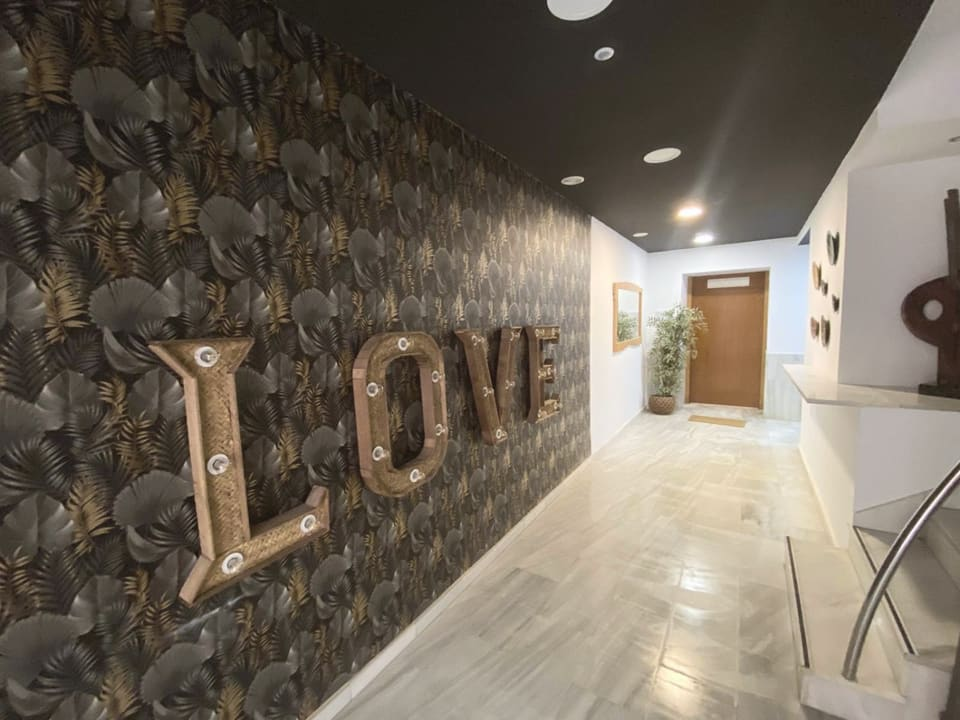
#> input picture assets/fotos/650532099-960.jpg, 960 x 720 px, given in place of 650532099-960.jpg.jpg, which was not available
$ python gradar.py ../assets/fotos/650532099-960.jpg
#> lines starting #> are read from the running program, lines starting #| are printed output that depends on the picture; after the words box and inside, x2 and y2 are one past the last pixel; in counts of white or black regions, pixels touching at a corner belong together; pictures that were not available may be replaced by others from this repository, and a replacement may not be noted
"""Gradación común de las 43 fotos de Booking de El Sótano (memoria «food photo consistency»).

Hay dos tandas que no casan entre sí:
  · febrero-marzo (Nº 1, Nº 4 y Nº 3): fotos de móvil de 2048 px, blancos fríos
    y azulados, gran angular;
  · abril (Nº 2, el patio, la fachada y el pasillo): 3000 px, más contrastadas
    y algo amarillas bajo los focos.
La receta iguala el TONO sin tocar lo que hay en la foto: ni cambios de fondo,
ni recortes que escondan nada, ni desenfoques (son estancias, y desenfocarlas
mentiría sobre cómo son).

  1. Balance por «parche blanco»: los píxeles claros y poco saturados (paredes,
     techos, sábanas) se llevan hacia la cal cálida #F7F4EF. La fuerza depende
     de cuántos neutros haya.
  2. Brillo medio igualado hacia un objetivo común, sin quemar luces.
  3. Tono común: curva en S suave, sombras hacia la tinta #2B211C y luces hacia
     la cal; el negro se levanta un poco (nunca negro puro).
  4. Saturación contenida, y algo más en los naranjas y rojos (el barro, la
     madera, la puerta de la vidriera) y en el azul del sofá, que en las fotos
     de abril salen chillones.

Entrada: apartamentos-el-sotano-badajoz-bocetos/ref/booking/<id>.jpg (originales, no se tocan)
Salida:  scripts/fuentes/graduadas/<id>.jpg (máster a tamaño original, q 94)
Después: node scripts/fotos.mjs saca las versiones AVIF/WebP/JPG.

  python scripts/gradar.py            (todas)
  python scripts/gradar.py 670608186  (una, para probar)
"""
import os, sys, glob
import numpy as np
from PIL import Image

AQUI = os.path.dirname(os.path.abspath(__file__))
ORIGEN = os.path.normpath(os.path.join(AQUI, '..', '..', 'apartamentos-el-sotano-badajoz-bocetos', 'ref', 'booking'))
DESTINO = os.path.join(AQUI, 'fuentes', 'graduadas')
os.makedirs(DESTINO, exist_ok=True)

CAL = np.array([247, 244, 239]) / 255.0
TINTA = np.array([43, 33, 28]) / 255.0


def a_lineal(c): return np.where(c <= 0.04045, c / 12.92, ((c + 0.055) / 1.055) ** 2.4)
def a_srgb(c): return np.where(c <= 0.0031308, c * 12.92, 1.055 * np.power(np.clip(c, 0, None), 1 / 2.4) - 0.055)


def tono(x):
    """matiz en grados (0-360) de una imagen RGB 0-1"""
    r, g, b = x[..., 0], x[..., 1], x[..., 2]
    mx, mn = x.max(-1), x.min(-1)
    d = np.maximum(mx - mn, 1e-6)
    h = np.where(mx == r, ((g - b) / d) % 6, np.where(mx == g, (b - r) / d + 2, (r - g) / d + 4))
    return h * 60


def gradar(ruta):
    im = Image.open(ruta).convert('RGB')
#> im is the input picture: PIL image 960x720 RGB; mean R, G, B 114.2, 104.4, 91.7
    x = np.asarray(im).astype(np.float64) / 255.0
    lin = a_lineal(x)
    lum = 0.2126 * lin[..., 0] + 0.7152 * lin[..., 1] + 0.0722 * lin[..., 2]
    mx, mn = x.max(-1), x.min(-1)
    sat = (mx - mn) / np.maximum(mx, 1e-6)
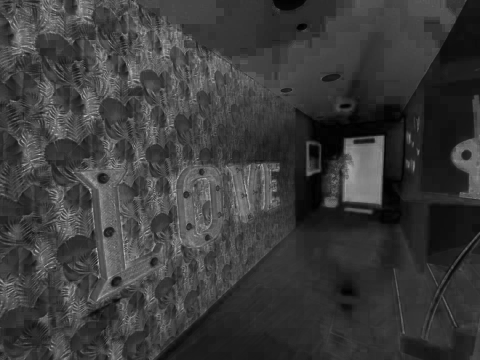
#> sat: shape (720, 960) float64 (shown at 1/2 size); min 0, max 1, mean 0.235

    # 1 · parche blanco: claros (percentil 78-99,5 de luminancia) y poco saturados
    p78, p995 = np.percentile(lum, 78), np.percentile(lum, 99.5)
#> p78 = 0.39; p995 = 0.868
    neutros = (lum > p78) & (lum < p995) & (sat < 0.2)
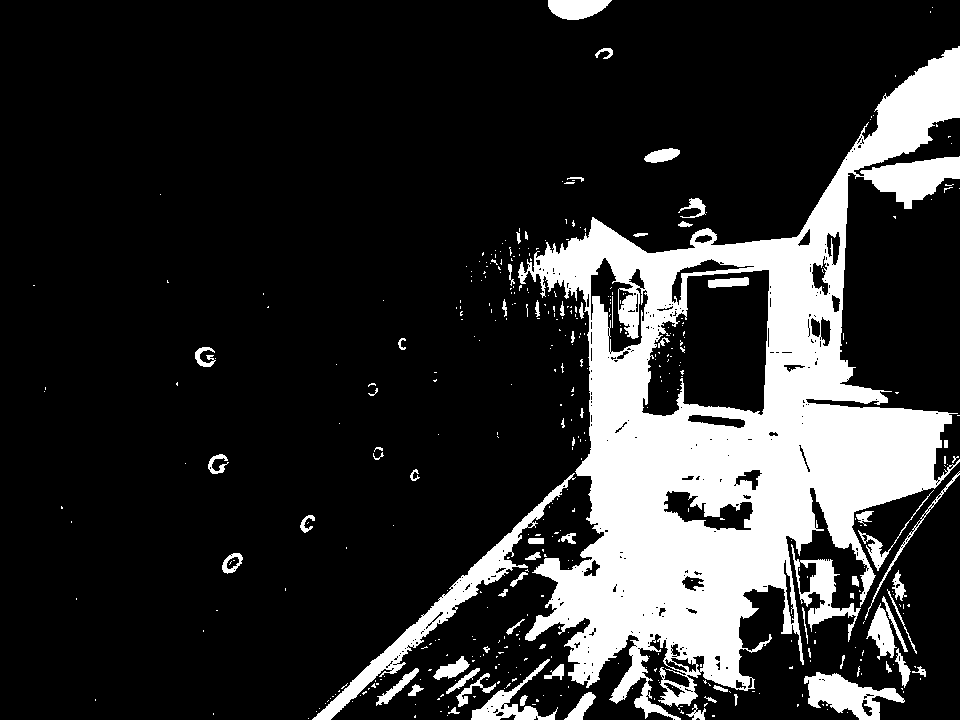
#> neutros: shape (720, 960) bool; 18.5% white; 427 white regions (357 under 20 px), largest, box (x1, y1, x2, y2) and area: (518, 46, 960, 720) 106928, (312, 473, 576, 720) 5285, (804, 672, 905, 720) 2353
    cuota = neutros.mean()
#> cuota = 0.185
    if cuota > 0.004:
        medio = lin[neutros].mean(0)
#> medio = [0.633, 0.575, 0.49]
        objetivo = a_lineal(CAL) * (medio.mean() / a_lineal(CAL).mean())
#> objetivo = [0.585, 0.569, 0.543]
        ganancia = objetivo / np.maximum(medio, 1e-4)
#> ganancia = [0.925, 0.989, 1.11]
        fuerza = float(np.clip(cuota / 0.05, 0.3, 0.9))
#> fuerza = 0.9
        ganancia = np.clip(1 + (ganancia - 1) * fuerza, 0.84, 1.2)
#> ganancia = [0.933, 0.99, 1.1]
        lin = lin * ganancia
    x = np.clip(a_srgb(np.clip(lin, 0, 1)), 0, 1)

    # 2 · brillo medio común (gamma sobre la mediana, sin quemar)
    L = 0.299 * x[..., 0] + 0.587 * x[..., 1] + 0.114 * x[..., 2]
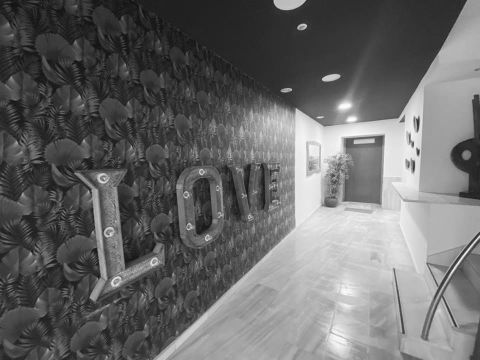
#> L: shape (720, 960) float64 (shown at 1/2 size); min 0.0228, max 0.988, mean 0.412
    g = np.clip(np.log(0.58) / np.log(max(np.median(L), 1e-3)), 0.84, 1.16)
#> g = 0.84
    x = np.power(x, g)

    # 3 · tono común: S suave + sombras a la tinta + luces a la cal
    L = 0.299 * x[..., 0] + 0.587 * x[..., 1] + 0.114 * x[..., 2]
    s_curva = L + 0.085 * np.sin(np.pi * (L - 0.5)) * (1 - np.abs(2 * L - 1)) * 1.6
    x = x * (np.clip(s_curva, 0, 1) / np.maximum(L, 1e-4))[..., None]
    L = np.clip(0.299 * x[..., 0] + 0.587 * x[..., 1] + 0.114 * x[..., 2], 0, 1)
    sombra = np.clip(1 - L / 0.42, 0, 1) ** 1.6
    luz = np.clip((L - 0.62) / 0.38, 0, 1) ** 1.4
    x = x * (1 + sombra[..., None] * (TINTA / TINTA.mean() - 1) * 0.08 + luz[..., None] * (CAL / CAL.mean() - 1) * 0.6)
    x = TINTA * 0.5 + x * (1 - TINTA * 0.5)

    # 4 · saturación contenida; más en barro/madera (naranjas, rojos) y en el azul chillón
    L = (0.299 * x[..., 0] + 0.587 * x[..., 1] + 0.114 * x[..., 2])[..., None]
#> L: shape (720, 960, 1) float64
    mx, mn = x.max(-1), x.min(-1)
    sat = (mx - mn) / np.maximum(mx, 1e-6)
    h = tono(x)
#> in tono, `h = np.where(mx == r, ((g - b) / d) % 6, np.where(mx == g, (b - r) / d..`:
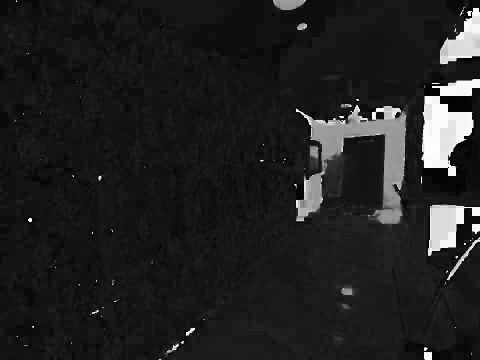
#> h: shape (720, 960) float64 (shown at 1/2 size); min 0.000118, max 6, mean 0.79; drawn with min black and max white
    calidos = np.clip(1 - np.abs(((h - 22 + 180) % 360) - 180) / 28, 0, 1)      # 0-50º: barro, madera
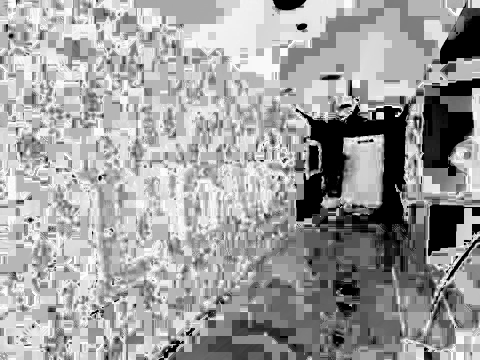
#> calidos: shape (720, 960) float64 (shown at 1/2 size); min 0, max 1, mean 0.622
    azules = np.clip(1 - np.abs(((h - 215 + 180) % 360) - 180) / 30, 0, 1)
    vivos = np.clip((sat - 0.35) / 0.4, 0, 1)
    factor = 0.9 - 0.12 * vivos - (0.08 * calidos + 0.1 * azules) * np.clip(sat / 0.4, 0, 1)
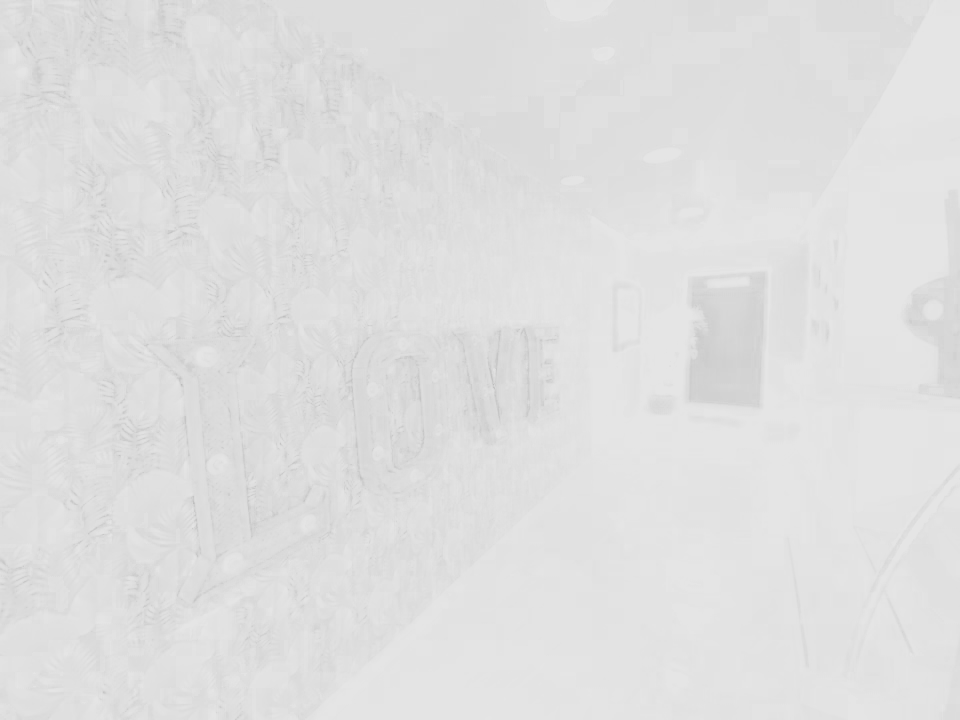
#> factor: shape (720, 960) float64; min 0.734, max 0.9, mean 0.876
    x = L + (x - L) * factor[..., None]

    return Image.fromarray((np.clip(x, 0, 1) * 255 + 0.5).astype(np.uint8))
#> returned value: PIL image 960x720 RGB


if __name__ == '__main__':
    ids = sys.argv[1:] or [os.path.splitext(os.path.basename(p))[0] for p in sorted(glob.glob(os.path.join(ORIGEN, '[0-9]*.jpg')))]
    for i in ids:
        out = gradar(os.path.join(ORIGEN, i + '.jpg'))
        out.save(os.path.join(DESTINO, i + '.jpg'), quality=94, subsampling=0)
    print(len(ids), 'fotos graduadas en', DESTINO)

$ run again, on assets/fotos/650532136-1440.jpg
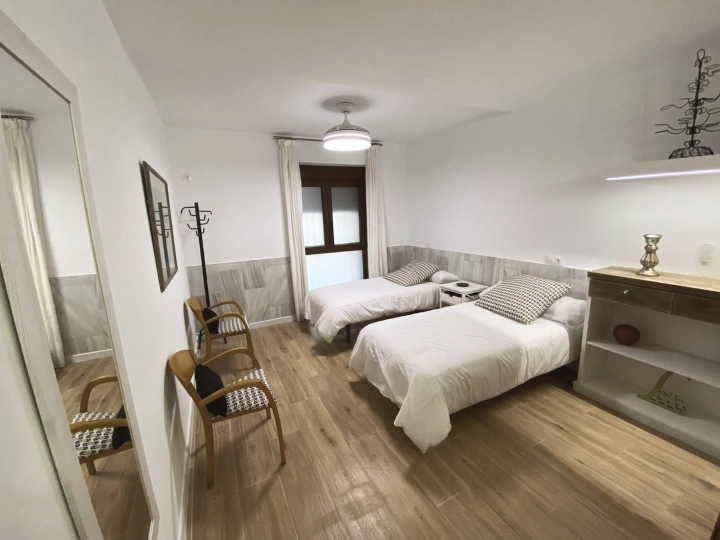
#> input picture assets/fotos/650532136-1440.jpg, 1440 x 1080 px, given in place of 650532136-1440.jpg.jpg, which was not available (shown at 1/2 size)
#> in gradar, im is the input picture: PIL image 1440x1080 RGB; mean R, G, B 160.5, 151.2, 136.5
#> p78 = 0.506; p995 = 0.898
#> in gradar, `neutros = (lum > p78) & (lum < p995) & (sat < 0.2)`:
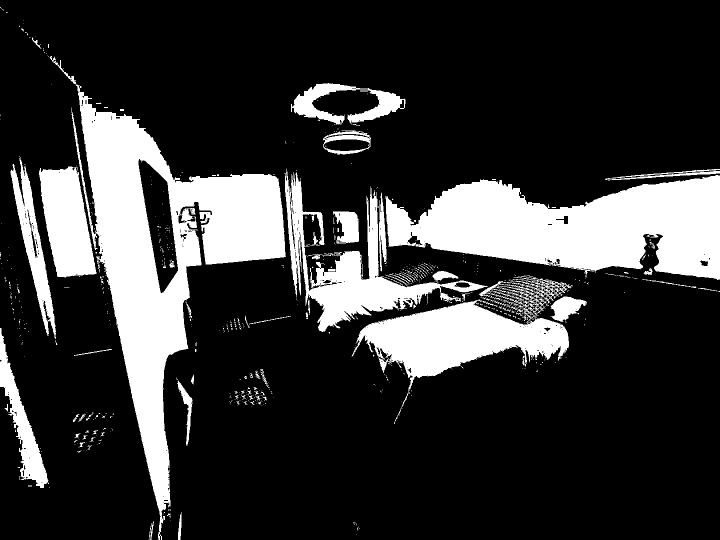
#> neutros: shape (1080, 1440) bool (shown at 1/2 size); 21.3% white; 685 white regions (588 under 20 px), largest, box (x1, y1, x2, y2) and area: (99, 112, 572, 1080) 113772, (771, 350, 1440, 560) 89557, (703, 552, 1145, 848) 40313
#> cuota = 0.213
#> medio = [0.662, 0.632, 0.59]
#> objetivo = [0.65, 0.632, 0.603]
#> in gradar, `ganancia = objetivo / np.maximum(medio, 1e-4)`: ganancia = [0.981, 0.999, 1.02]
#> fuerza = 0.9
#> in gradar, `ganancia = np.clip(1 + (ganancia - 1) * fuerza, 0.84, 1.2)`: ganancia = [0.983, 0.999, 1.02]
#> in gradar, `g = np.clip(np.log(0.58) / np.log(max(np.median(L), 1e-3)), 0.84, 1.16)`: g = 1.16
#> in gradar, `factor = 0.9 - 0.12 * vivos - (0.08 * calidos + 0.1 * azules) * np.cli..`:
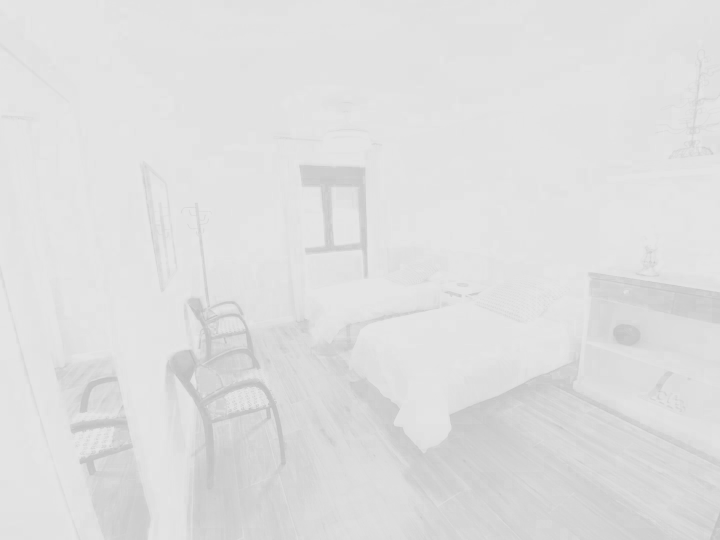
#> factor: shape (1080, 1440) float64 (shown at 1/2 size); min 0.738, max 0.9, mean 0.875

$ run again, on assets/fotos/650532143-2000.jpg
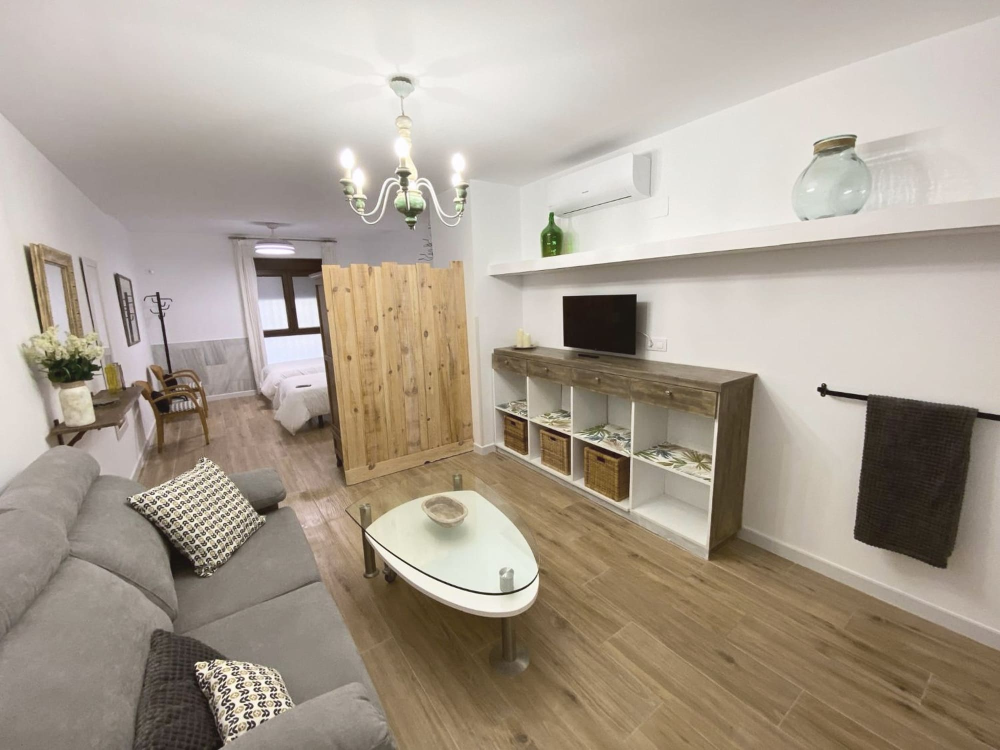
#> input picture assets/fotos/650532143-2000.jpg, 2000 x 1500 px, given in place of 650532143-2000.jpg.jpg, which was not available (shown at 1/2 size)
#> in gradar, im is the input picture: PIL image 2000x1500 RGB; mean R, G, B 170.3, 159.5, 146.1
#> p78 = 0.649; p995 = 0.89
#> in gradar, `neutros = (lum > p78) & (lum < p995) & (sat < 0.2)`:
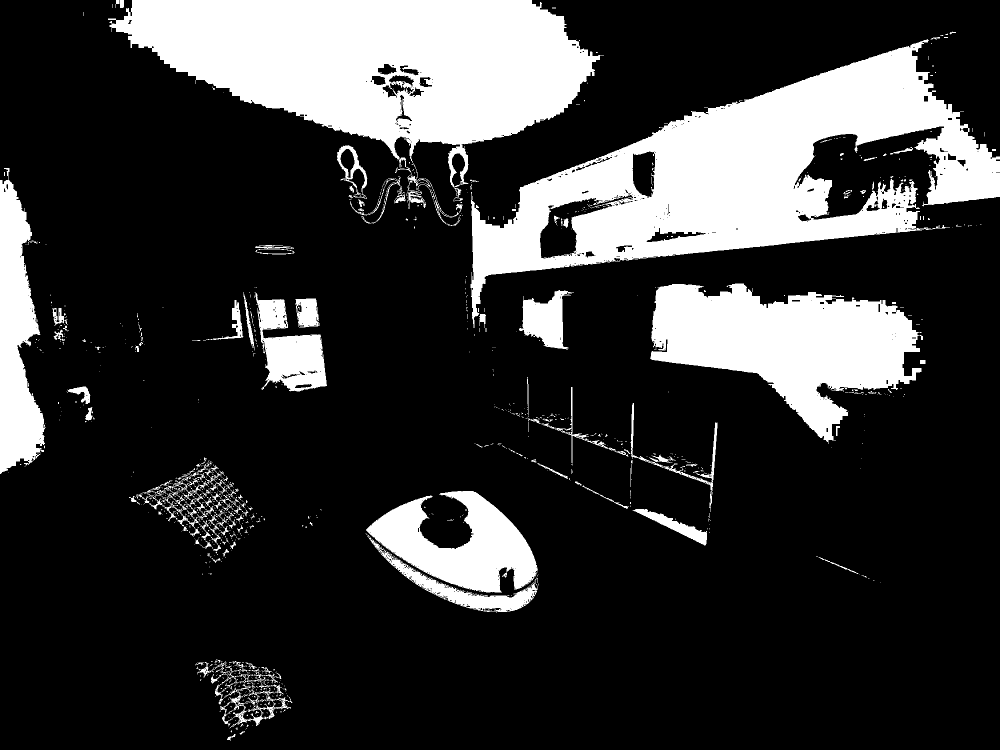
#> neutros: shape (1500, 2000) bool (shown at 1/2 size); 21.5% white; 1089 white regions (929 under 20 px), largest, box (x1, y1, x2, y2) and area: (941, 78, 2000, 656) 216286, (216, 0, 1208, 380) 202623, (1300, 567, 1846, 888) 92182
#> cuota = 0.215
#> medio = [0.762, 0.736, 0.691]
#> objetivo = [0.754, 0.734, 0.7]
#> in gradar, `ganancia = objetivo / np.maximum(medio, 1e-4)`: ganancia = [0.99, 0.997, 1.01]
#> fuerza = 0.9
#> in gradar, `ganancia = np.clip(1 + (ganancia - 1) * fuerza, 0.84, 1.2)`: ganancia = [0.991, 0.997, 1.01]
#> in gradar, `g = np.clip(np.log(0.58) / np.log(max(np.median(L), 1e-3)), 0.84, 1.16)`: g = 1.16
#> in gradar, `factor = 0.9 - 0.12 * vivos - (0.08 * calidos + 0.1 * azules) * np.cli..`:
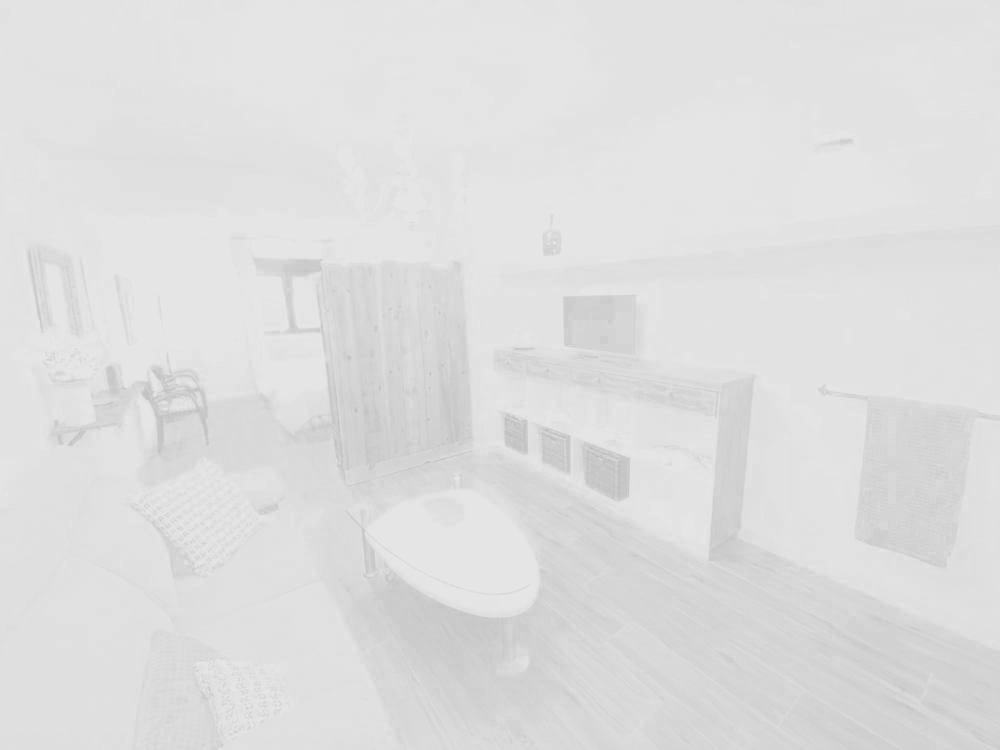
#> factor: shape (1500, 2000) float64 (shown at 1/2 size); min 0.724, max 0.9, mean 0.873
